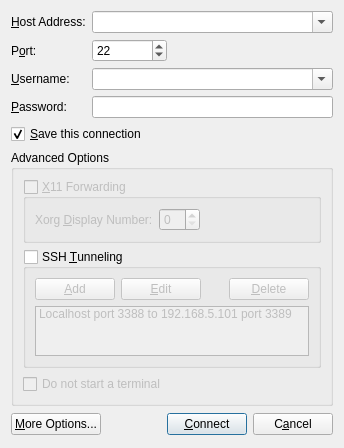
<ui version="4.0" >
 <class>QuickConnect</class>
 <widget class="QDialog" name="QuickConnect" >
  <property name="geometry" >
   <rect>
    <x>0</x>
    <y>0</y>
    <width>344</width>
    <height>425</height>
   </rect>
  </property>
  <property name="windowTitle" >
   <string>Quick Connect</string>
  </property>
  <property name="windowIcon" >
   <iconset resource="../icons.qrc" >:/icons/icon.svg</iconset>
  </property>
  <property name="modal" >
   <bool>true</bool>
  </property>
  <layout class="QVBoxLayout" >
   <item>
    <layout class="QGridLayout" >
     <item row="0" column="0" >
      <widget class="QLabel" name="label" >
       <property name="text" >
        <string>&amp;Host Address:</string>
       </property>
       <property name="buddy" >
        <cstring>m_hostAddress</cstring>
       </property>
      </widget>
     </item>
     <item row="0" column="1" colspan="2" >
      <widget class="QComboBox" name="m_hostAddress" >
       <property name="editable" >
        <bool>true</bool>
       </property>
      </widget>
     </item>
     <item row="1" column="0" >
      <widget class="QLabel" name="label_4" >
       <property name="text" >
        <string>P&amp;ort:</string>
       </property>
       <property name="buddy" >
        <cstring>m_hostPort</cstring>
       </property>
      </widget>
     </item>
     <item row="1" column="1" >
      <widget class="QSpinBox" name="m_hostPort" >
       <property name="sizePolicy" >
        <sizepolicy vsizetype="Fixed" hsizetype="Fixed" >
         <horstretch>0</horstretch>
         <verstretch>0</verstretch>
        </sizepolicy>
       </property>
       <property name="minimumSize" >
        <size>
         <width>75</width>
         <height>0</height>
        </size>
       </property>
       <property name="maximum" >
        <number>65535</number>
       </property>
       <property name="value" >
        <number>22</number>
       </property>
      </widget>
     </item>
     <item row="1" column="2" >
      <spacer>
       <property name="orientation" >
        <enum>Qt::Horizontal</enum>
       </property>
       <property name="sizeHint" >
        <size>
         <width>40</width>
         <height>20</height>
        </size>
       </property>
      </spacer>
     </item>
     <item row="2" column="0" >
      <widget class="QLabel" name="label_2" >
       <property name="text" >
        <string>&amp;Username:</string>
       </property>
       <property name="buddy" >
        <cstring>m_username</cstring>
       </property>
      </widget>
     </item>
     <item row="2" column="1" colspan="2" >
      <widget class="QComboBox" name="m_username" >
       <property name="editable" >
        <bool>true</bool>
       </property>
      </widget>
     </item>
     <item row="3" column="0" >
      <widget class="QLabel" name="label_3" >
       <property name="text" >
        <string>&amp;Password:</string>
       </property>
       <property name="buddy" >
        <cstring>m_password</cstring>
       </property>
      </widget>
     </item>
     <item row="3" column="1" colspan="2" >
      <widget class="QLineEdit" name="m_password" >
       <property name="text" >
        <string/>
       </property>
       <property name="echoMode" >
        <enum>QLineEdit::Password</enum>
       </property>
      </widget>
     </item>
    </layout>
   </item>
   <item>
    <layout class="QHBoxLayout" >
     <item>
      <widget class="QCheckBox" name="m_saveThisConnection" >
       <property name="text" >
        <string>&amp;Save this connection</string>
       </property>
       <property name="checked" >
        <bool>true</bool>
       </property>
      </widget>
     </item>
     <item>
      <spacer>
       <property name="orientation" >
        <enum>Qt::Horizontal</enum>
       </property>
       <property name="sizeHint" >
        <size>
         <width>40</width>
         <height>20</height>
        </size>
       </property>
      </spacer>
     </item>
    </layout>
   </item>
   <item>
    <widget class="QGroupBox" name="m_advancedOptionsGroupBox" >
     <property name="title" >
      <string>Advanced Options</string>
     </property>
     <layout class="QVBoxLayout" >
      <item>
       <widget class="QGroupBox" name="m_x11Forwarding" >
        <property name="enabled" >
         <bool>false</bool>
        </property>
        <property name="toolTip" >
         <string>This feature is not yet implemented</string>
        </property>
        <property name="title" >
         <string>&amp;X11 Forwarding</string>
        </property>
        <property name="checkable" >
         <bool>true</bool>
        </property>
        <property name="checked" >
         <bool>false</bool>
        </property>
        <layout class="QHBoxLayout" >
         <item>
          <widget class="QLabel" name="label_5" >
           <property name="text" >
            <string>Xorg &amp;Display Number:</string>
           </property>
           <property name="buddy" >
            <cstring>m_x11DisplayNumber</cstring>
           </property>
          </widget>
         </item>
         <item>
          <widget class="QSpinBox" name="m_x11DisplayNumber" />
         </item>
         <item>
          <spacer>
           <property name="orientation" >
            <enum>Qt::Horizontal</enum>
           </property>
           <property name="sizeHint" >
            <size>
             <width>51</width>
             <height>21</height>
            </size>
           </property>
          </spacer>
         </item>
        </layout>
       </widget>
      </item>
      <item>
       <widget class="QGroupBox" name="m_tunneling" >
        <property name="toolTip" >
         <string>This is an EXPERIMENTAL feature and may not work correctly</string>
        </property>
        <property name="title" >
         <string>SSH &amp;Tunneling</string>
        </property>
        <property name="checkable" >
         <bool>true</bool>
        </property>
        <property name="checked" >
         <bool>false</bool>
        </property>
        <layout class="QVBoxLayout" >
         <item>
          <layout class="QHBoxLayout" >
           <item>
            <widget class="QPushButton" name="m_addTunnel" >
             <property name="text" >
              <string>&amp;Add</string>
             </property>
            </widget>
           </item>
           <item>
            <widget class="QPushButton" name="m_editTunnel" >
             <property name="text" >
              <string>&amp;Edit</string>
             </property>
            </widget>
           </item>
           <item>
            <spacer>
             <property name="orientation" >
              <enum>Qt::Horizontal</enum>
             </property>
             <property name="sizeHint" >
              <size>
               <width>16</width>
               <height>20</height>
              </size>
             </property>
            </spacer>
           </item>
           <item>
            <widget class="QPushButton" name="m_deleteTunnel" >
             <property name="text" >
              <string>&amp;Delete</string>
             </property>
            </widget>
           </item>
          </layout>
         </item>
         <item>
          <widget class="QListWidget" name="m_tunnelList" >
           <property name="minimumSize" >
            <size>
             <width>0</width>
             <height>50</height>
            </size>
           </property>
           <item>
            <property name="text" >
             <string>Localhost port 3388 to 192.168.5.101 port 3389</string>
            </property>
           </item>
          </widget>
         </item>
        </layout>
       </widget>
      </item>
      <item>
       <layout class="QHBoxLayout" >
        <item>
         <widget class="QCheckBox" name="m_doNotStartTerminal" >
          <property name="enabled" >
           <bool>false</bool>
          </property>
          <property name="toolTip" >
           <string>This feature is not yet implemented</string>
          </property>
          <property name="text" >
           <string>Do not start a terminal</string>
          </property>
         </widget>
        </item>
        <item>
         <spacer>
          <property name="orientation" >
           <enum>Qt::Horizontal</enum>
          </property>
          <property name="sizeHint" >
           <size>
            <width>91</width>
            <height>20</height>
           </size>
          </property>
         </spacer>
        </item>
       </layout>
      </item>
     </layout>
    </widget>
   </item>
   <item>
    <layout class="QHBoxLayout" >
     <item>
      <widget class="QPushButton" name="m_moreOptions" >
       <property name="text" >
        <string>&amp;More Options...</string>
       </property>
      </widget>
     </item>
     <item>
      <spacer>
       <property name="orientation" >
        <enum>Qt::Horizontal</enum>
       </property>
       <property name="sizeHint" >
        <size>
         <width>51</width>
         <height>25</height>
        </size>
       </property>
      </spacer>
     </item>
     <item>
      <widget class="QPushButton" name="m_connect" >
       <property name="text" >
        <string>&amp;Connect</string>
       </property>
       <property name="default" >
        <bool>true</bool>
       </property>
      </widget>
     </item>
     <item>
      <widget class="QPushButton" name="m_cancel" >
       <property name="text" >
        <string>C&amp;ancel</string>
       </property>
      </widget>
     </item>
    </layout>
   </item>
  </layout>
 </widget>
 <tabstops>
  <tabstop>m_hostAddress</tabstop>
  <tabstop>m_hostPort</tabstop>
  <tabstop>m_username</tabstop>
  <tabstop>m_password</tabstop>
  <tabstop>m_saveThisConnection</tabstop>
  <tabstop>m_moreOptions</tabstop>
  <tabstop>m_x11Forwarding</tabstop>
  <tabstop>m_tunneling</tabstop>
  <tabstop>m_addTunnel</tabstop>
  <tabstop>m_editTunnel</tabstop>
  <tabstop>m_deleteTunnel</tabstop>
  <tabstop>m_tunnelList</tabstop>
  <tabstop>m_doNotStartTerminal</tabstop>
  <tabstop>m_connect</tabstop>
  <tabstop>m_cancel</tabstop>
 </tabstops>
 <resources>
  <include location="../icons.qrc" />
 </resources>
 <connections>
  <connection>
   <sender>m_password</sender>
   <signal>returnPressed()</signal>
   <receiver>QuickConnect</receiver>
   <slot>accept()</slot>
   <hints>
    <hint type="sourcelabel" >
     <x>259</x>
     <y>96</y>
    </hint>
    <hint type="destinationlabel" >
     <x>368</x>
     <y>95</y>
    </hint>
   </hints>
  </connection>
  <connection>
   <sender>m_connect</sender>
   <signal>clicked()</signal>
   <receiver>QuickConnect</receiver>
   <slot>accept()</slot>
   <hints>
    <hint type="sourcelabel" >
     <x>226</x>
     <y>405</y>
    </hint>
    <hint type="destinationlabel" >
     <x>226</x>
     <y>442</y>
    </hint>
   </hints>
  </connection>
  <connection>
   <sender>m_cancel</sender>
   <signal>clicked()</signal>
   <receiver>QuickConnect</receiver>
   <slot>reject()</slot>
   <hints>
    <hint type="sourcelabel" >
     <x>308</x>
     <y>398</y>
    </hint>
    <hint type="destinationlabel" >
     <x>304</x>
     <y>446</y>
    </hint>
   </hints>
  </connection>
 </connections>
</ui>
